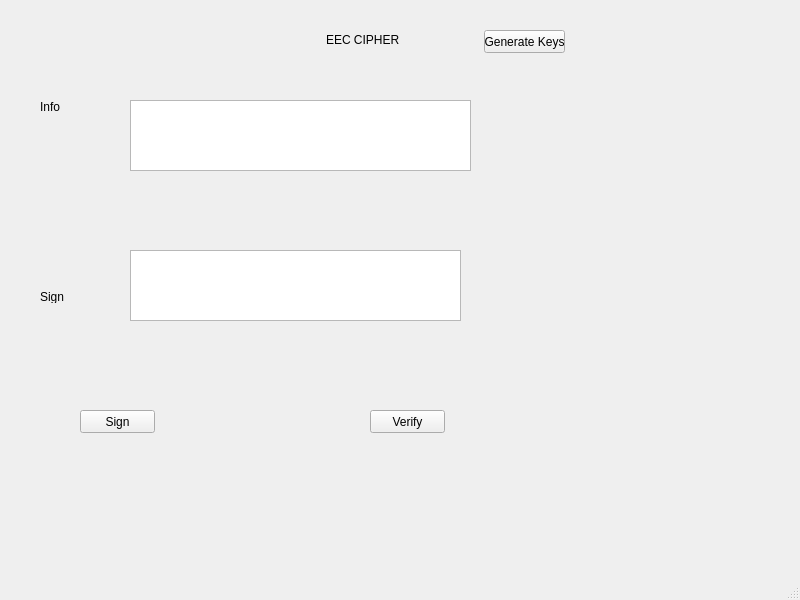
<?xml version="1.0" encoding="UTF-8"?>
<ui version="4.0">
 <class>MainWindow</class>
 <widget class="QMainWindow" name="MainWindow">
  <property name="geometry">
   <rect>
    <x>0</x>
    <y>0</y>
    <width>800</width>
    <height>600</height>
   </rect>
  </property>
  <property name="windowTitle">
   <string>MainWindow</string>
  </property>
  <widget class="QWidget" name="centralwidget">
   <widget class="QLabel" name="label">
    <property name="geometry">
     <rect>
      <x>40</x>
      <y>100</y>
      <width>47</width>
      <height>13</height>
     </rect>
    </property>
    <property name="text">
     <string>Info</string>
    </property>
   </widget>
   <widget class="QLabel" name="label_2">
    <property name="geometry">
     <rect>
      <x>40</x>
      <y>290</y>
      <width>47</width>
      <height>13</height>
     </rect>
    </property>
    <property name="text">
     <string>Sign</string>
    </property>
   </widget>
   <widget class="QLabel" name="label_3">
    <property name="geometry">
     <rect>
      <x>326</x>
      <y>30</y>
      <width>81</width>
      <height>20</height>
     </rect>
    </property>
    <property name="text">
     <string>EEC CIPHER</string>
    </property>
   </widget>
   <widget class="QTextEdit" name="txt_info">
    <property name="geometry">
     <rect>
      <x>130</x>
      <y>100</y>
      <width>341</width>
      <height>71</height>
     </rect>
    </property>
   </widget>
   <widget class="QTextEdit" name="txt_sign">
    <property name="geometry">
     <rect>
      <x>130</x>
      <y>250</y>
      <width>331</width>
      <height>71</height>
     </rect>
    </property>
   </widget>
   <widget class="QPushButton" name="btn_generate">
    <property name="geometry">
     <rect>
      <x>484</x>
      <y>30</y>
      <width>81</width>
      <height>23</height>
     </rect>
    </property>
    <property name="text">
     <string>Generate Keys</string>
    </property>
   </widget>
   <widget class="QPushButton" name="btn_sign">
    <property name="geometry">
     <rect>
      <x>80</x>
      <y>410</y>
      <width>75</width>
      <height>23</height>
     </rect>
    </property>
    <property name="text">
     <string>Sign</string>
    </property>
   </widget>
   <widget class="QPushButton" name="btn_verify">
    <property name="geometry">
     <rect>
      <x>370</x>
      <y>410</y>
      <width>75</width>
      <height>23</height>
     </rect>
    </property>
    <property name="text">
     <string>Verify</string>
    </property>
   </widget>
  </widget>
  <widget class="QMenuBar" name="menubar">
   <property name="geometry">
    <rect>
     <x>0</x>
     <y>0</y>
     <width>800</width>
     <height>21</height>
    </rect>
   </property>
  </widget>
  <widget class="QStatusBar" name="statusbar"/>
 </widget>
 <resources/>
 <connections/>
</ui>
